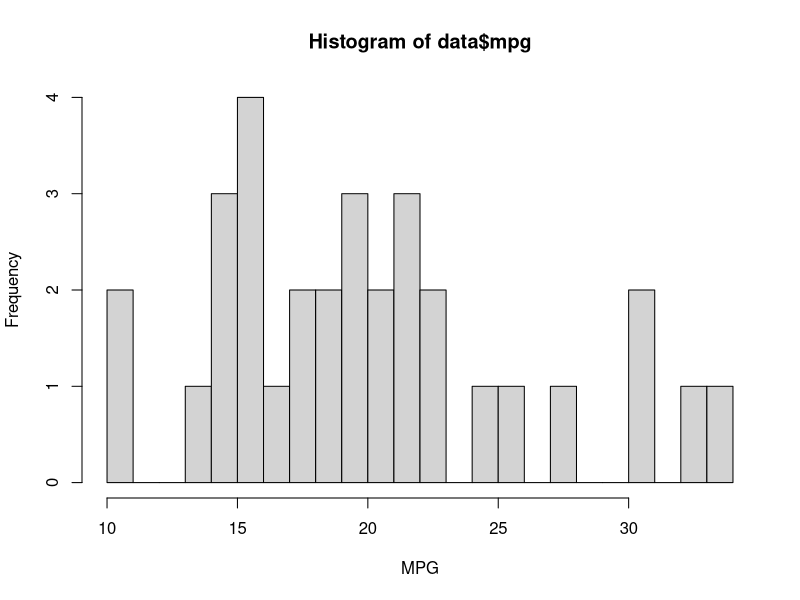
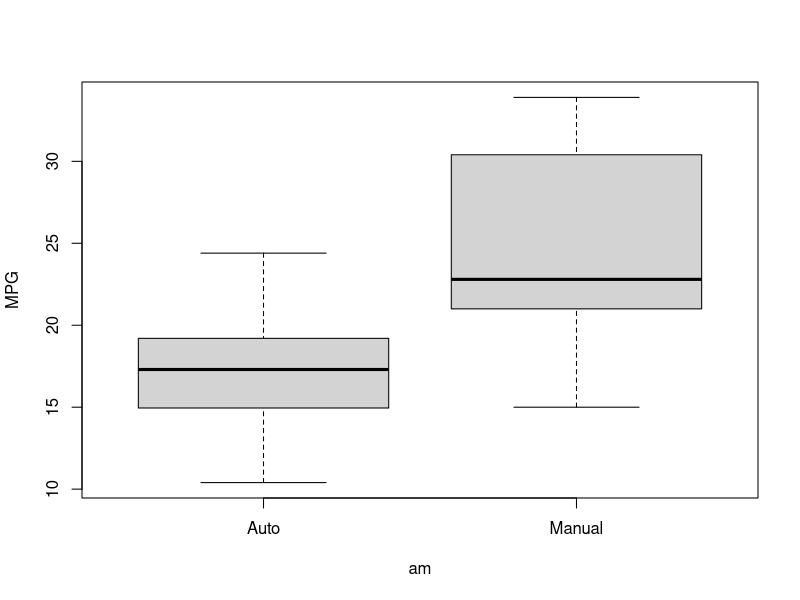
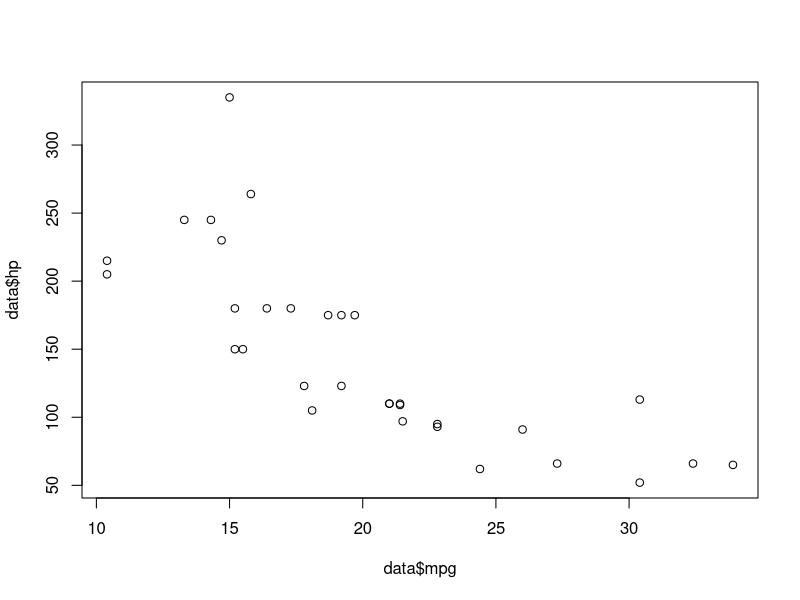
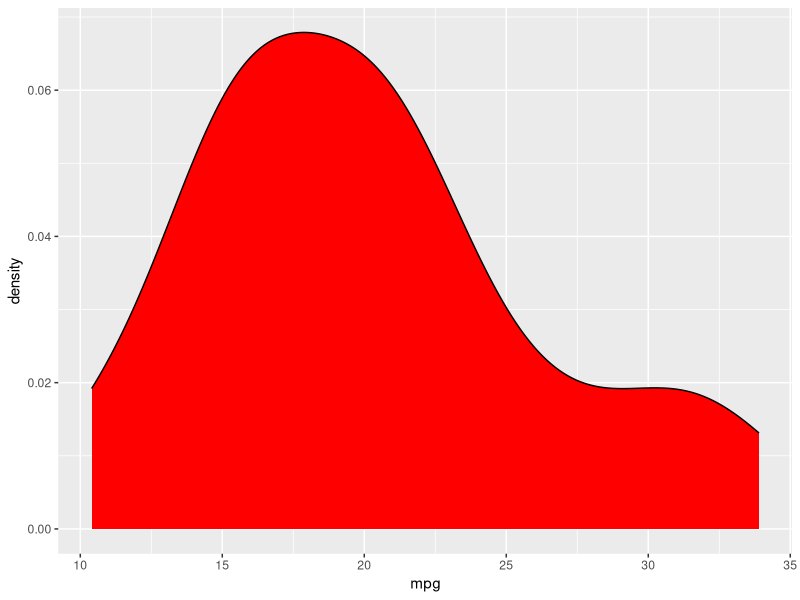

Generate these figures, in order, with R: (Note: this script raises an error after producing the figures.)
data <- mtcars
data$vs <- factor(data$vs,labels = c("V","S"))
data$am <- factor(data$am,labels = c("Auto","Manual"))
# primary determination

hist(data$mpg,breaks = 20, xlab ="MPG")

boxplot(mpg~am,data,ylab="MPG")


plot(data$mpg,data$hp)

library(ggplot2)


ggplot(data,aes(x=mpg))+
    geom_density(fill="red")

ggplot(data,aes(x=mpg,y=hp,fill=am))+
  geom_dotplot()

ggplot(data,aes(x=mpg,fill=am))+
  geom_density(alpha=0.5)

ggplot(data,aes(x=am,y=hp,col=vs))+
  geom_boxplot()

ggplot(data,aes(x=mpg,y=hp,col=vs,size=qsec))+
  geom_point()

my_plot <- ggplot(data,aes(x=mpg,y=hp,col=vs,size=qsec))+
  geom_point()

plot1 <- ggplot(data, aes(x=mpg,y=disp,col=hp))+
  geom_point()

data2 <- iris
ggplot(data2,aes(x=Sepal.Width, y=Sepal.Length, shape = factor(Species),color=Petal.Length)) +
  geom_point()

ggplot(data2,aes(Species,Sepal.Length,fill=Sepal.Width))+
  geom_boxplot()


ggplot(data)+
  geom_abline(slope=1,intercept = 0.1)+
  geom_hline(yintercept = 0.5)+
  geom_vline(xintercept = 0.5)
 
 
ggplot(data2,aes(Species,fill=Species))+
  geom_bar()


ggplot(data, aes(cyl,hp))+
  geom_bin2d(bins=10)
#bins limit size


ggplot(data2,aes(Species,Petal.Length))+
  geom_blank()
#empty blank


ggplot(data2,aes(Sepal.Length,Petal.Length))+
  geom_count()

ggplot(data2, aes(Petal.Length))+
  geom_density(adjust=1/2)

ggplot(data2,aes(y=Sepal.Length,x=Sepal.Width))+
  geom_dotplot(color="blue")


ggplot(data2,aes(y=Sepal.Length,x=Sepal.Width))+
  geom_jitter(aes(colour=Species))


ggplot(data, aes(hp,qsec,colour=factor(cyl),label=rownames(data)))+
  geom_label(size=3,hjust=0,vjust=0)


ggplot(data,aes(cyl,hp,fill=factor(vs)))+
  geom_violin()

